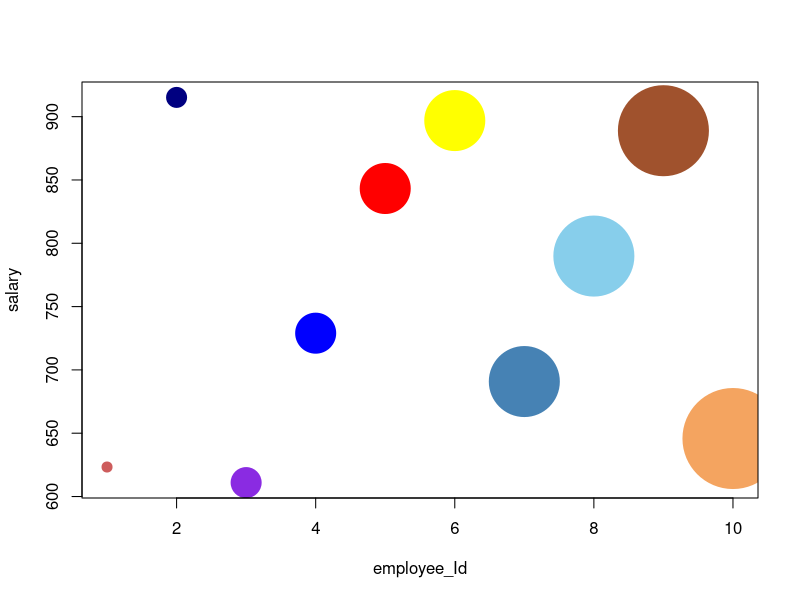

This chart was generated by the following R code:
emp.data<- data.frame(
employee_id = c(1:10),
employee_name = c('Louise Aparicio','Alfred Burnett', 'Sandra Warden','John Uziel','Jean Reed','Briana Lucero','Joanne Thomas','Martha Jones','Mary Suggs','Talisha Mccormick'),
sal = c(623.3,915.2,611.0,729.0,843.25,896.9,690.8,789.9,888.9,645.8),

starting_date = as.Date(c("2012-01-01", "2013-09-23", "2014-11-15", "2014-05-11",
      "2015-03-27")),
color=c('IndianRed','Navy','blueviolet','blue','red','yellow','steelblue','skyblue','sienna','sandybrown'),
stringsAsFactors = FALSE
)
head(emp.data,5)
plot(emp.data$employee_id,emp.data$sal,ylab = 'salary',xlab='employee_Id',col=emp.data$color,pch = 20,cex=emp.data$employee_id*2)
